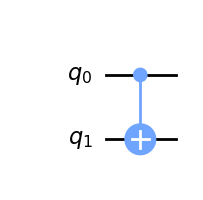

Generate this figure with Python:
from qiskit import QuantumCircuit
import os

root_dir = os.path.dirname(os.path.realpath(__file__))

qc_cnot = QuantumCircuit(2)
qc_cnot.cx(0,1)
qc_cnot.draw()

figure = qc_cnot.draw(output='mpl')

figure.savefig('{}/cnot_gate.png'.format(root_dir))
